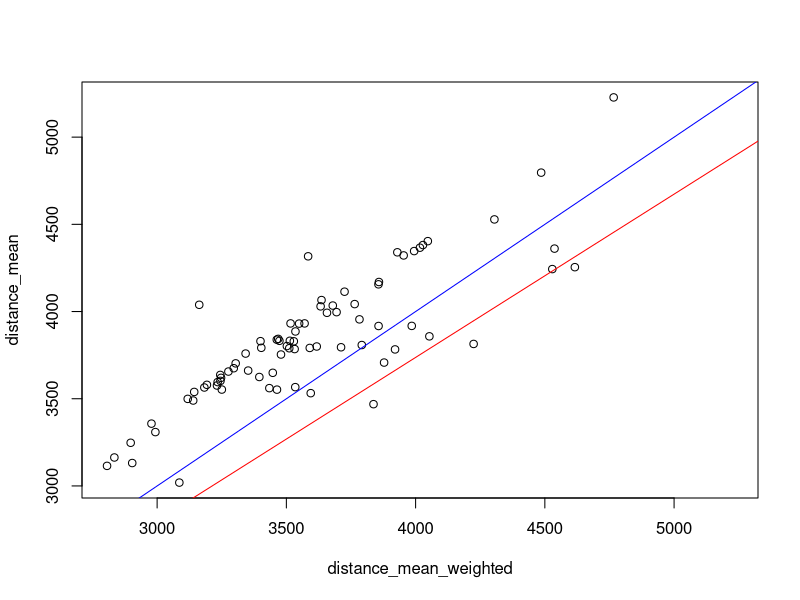
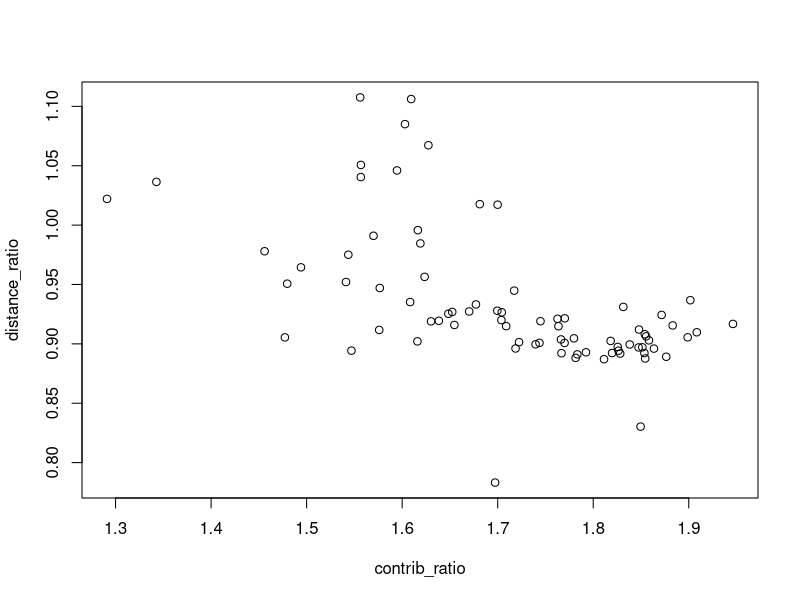

R code for these plots, in order:
l <- Sys.getenv('WIKI_LANG', 'en')
cat('processing lang', l, '...\n')

d <- read.csv('../data/x_contrib_flows_yyyymm.csv')
d <- subset(d, lang == l)
summary(d)

m <- lm(distance_mean_weighted ~ distance_mean, data=d)
summary(m)

plot(distance_mean ~ distance_mean_weighted, data=d, xlim=c(min(d[,5:6]), max(d[,5:6])))
abline(m, col='red')
abline(a = 0, b = 1, col='blue')

m<- lm(distance_ratio ~ contrib_ratio, data=d)
summary(m)
plot(distance_ratio ~ contrib_ratio, data=d)
